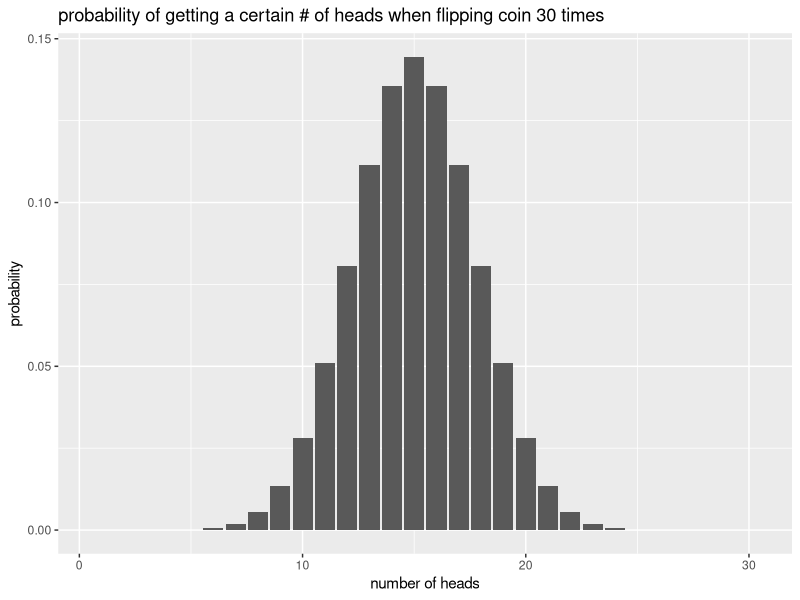
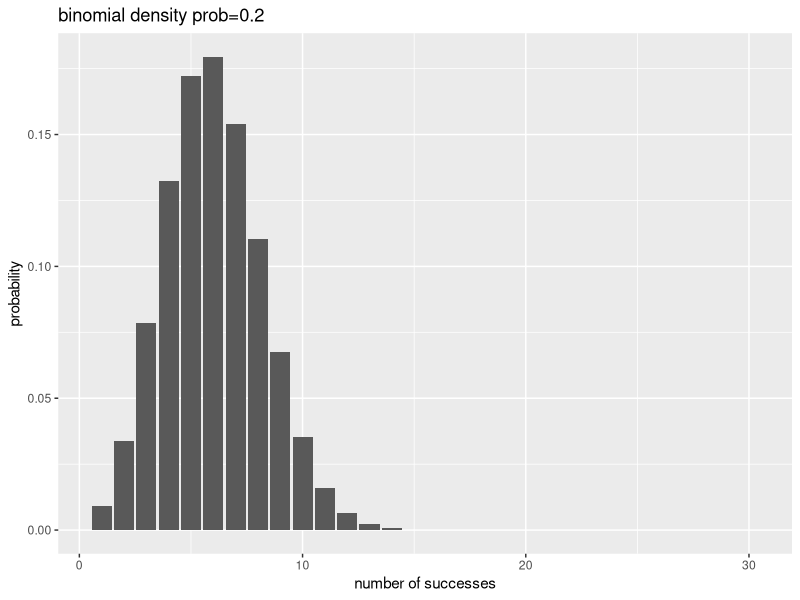
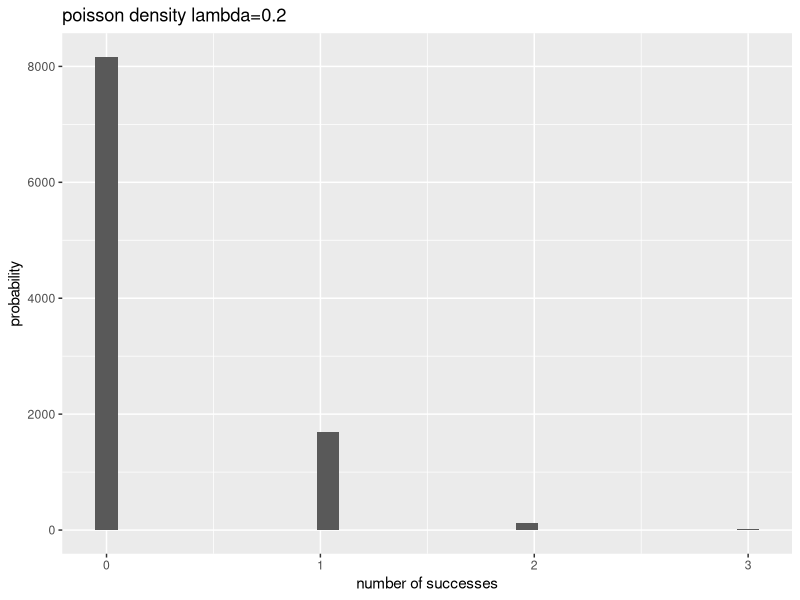
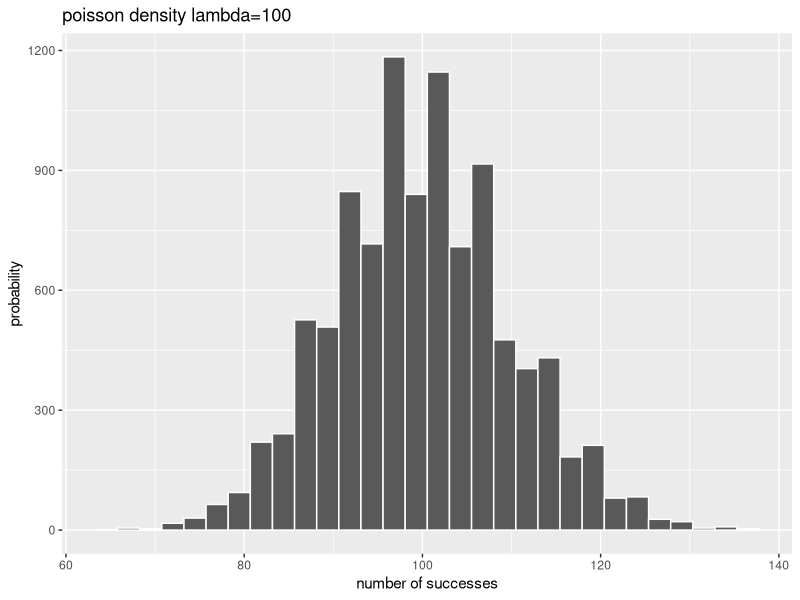
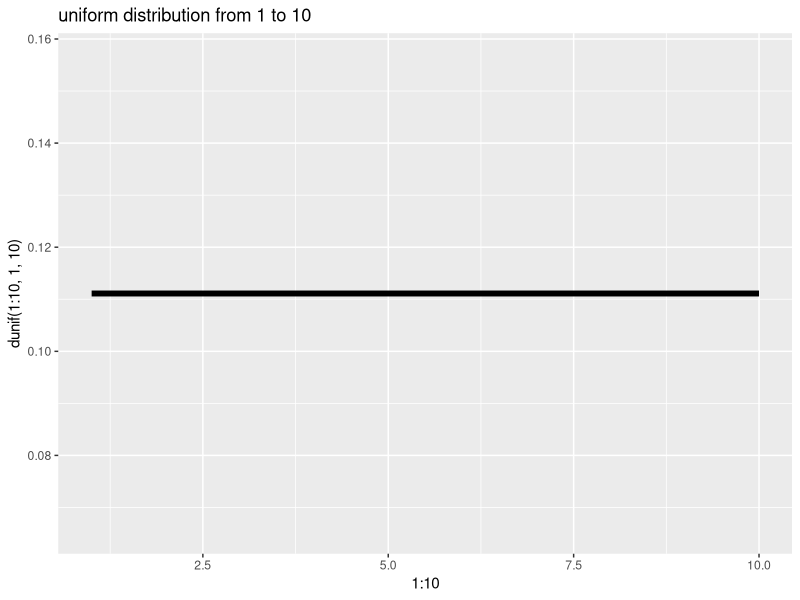
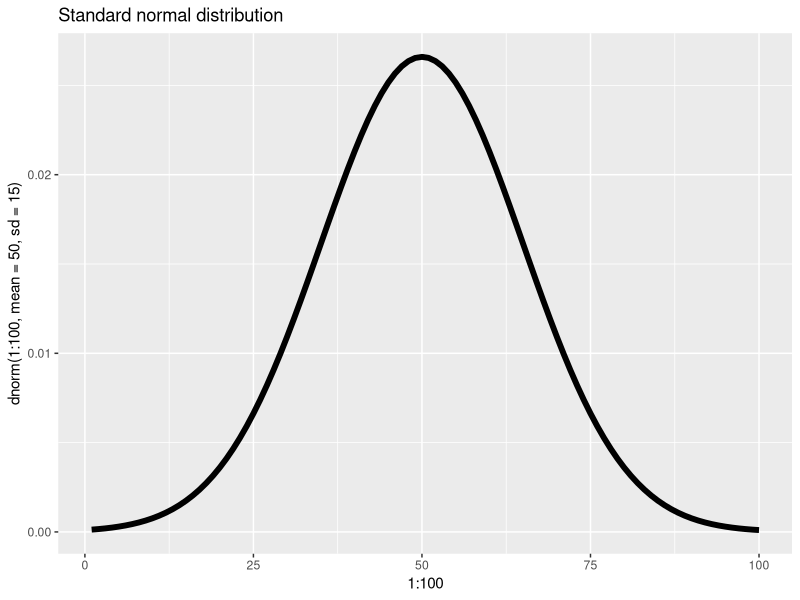
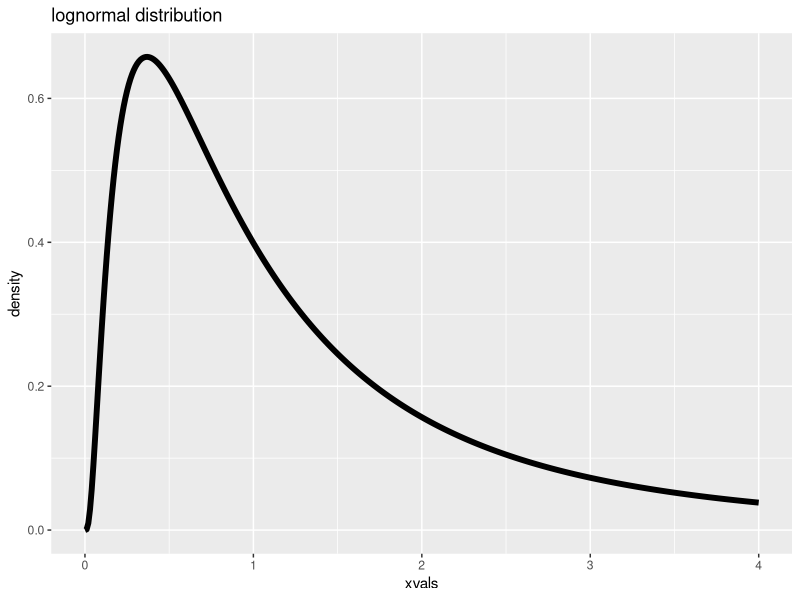
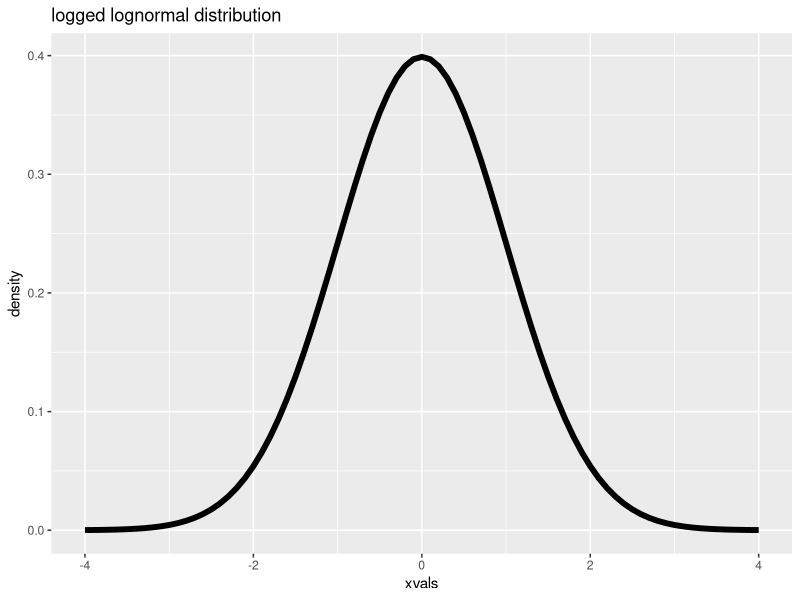

Write the R code that produced these figures, in order.
## ---- chunk 1
library(ggplot2)
## ---- chunk 2
ggplot() + 
  geom_bar(aes(x=1:30, y=dbinom(1:30, 30, prob = 0.5)), stat="identity") + 
  labs(title="probability of getting a certain # of heads when flipping coin 30 times",
       x="number of heads",
       y="probability") 

## ---- chunk 3
ggplot() + 
  geom_bar(aes(x=1:30, y=dbinom(1:30, 30, prob = 0.2)), stat="identity") + 
  labs(title="binomial density prob=0.2",
       x="number of successes",
       y="probability")
## ---- chunk 4
qplot(x=rpois(10000,lambda = 0.2), main="lambda = 0.2") + 
  labs(title="poisson density lambda=0.2",
       x="number of successes",
       y="probability")
## ---- chunk 5
qplot(x=rpois(10000, lambda = 100), 
      main="lambda = 30", color=I("white")) + 
    labs(title="poisson density lambda=100",
       x="number of successes",
       y="probability")
## ---- chunk 6
qplot(x=1:10, y=dunif(1:10, 1, 10), main="uniform distribution from 1 to 10", geom="line", size=I(2))
## ---- chunk 7
qplot(x=1:100, y=dnorm(1:100, mean=50, sd=15), main="Standard normal distribution", geom="line", size=I(2))
## ---- chunk 8
xvals <- seq(0,4, by=0.01)
lnorm <- dlnorm(xvals, meanlog = 0, sdlog = 1)

qplot(xvals, y=lnorm, main="lognormal distribution", geom="line", size=I(2)) + labs(y="density")
qplot(seq(-4, 4, by=0.1), y=dnorm(seq(-4, 4, by=0.1), 0, 1), main="logged lognormal distribution", geom="line", size=I(2)) + labs(x="xvals", y="density")
## ---- chunk 9
xvals <- seq(0, 10, by=0.05); qplot(x=xvals, y=dexp(xvals, rate=2), geom="line", size=I(2))
## ---- chunk 10
sim <- rbinom(n = 5000, size=5000, prob = 0.5)
qplot(sim, main="binomial distribution p = 0.5")
## ---- chunk 11
library(ggplot2)
library(gridExtra)
dens <- qplot(x=1:100, y=dnorm(x=1:100, mean=60, sd=20), geom="line", size=I(2))  + labs(x="x", y="density", title="density")
cum <- qplot(x=1:100, y=pnorm(q=1:100, mean=60, sd=20), geom="line", size=I(2))  + labs(x="x", y="cumulative prob", title="cumulative prob")
grid.arrange(dens, cum)
## ---- chunk 12
pnorm(q = 5, mean = 10, sd = 1.5)
## ---- chunk 13
set.seed(1237)
grades <- rnorm(1000, mean=75, sd=10)
## ---- chunk 14
qplot(grades)
## ---- chunk 15
ninety_percentile <- qnorm(0.9, mean=75, sd = 10)
qplot(grades, main="grades distribution with 90th percentile indicated") + 
  geom_vline(xintercept=ninety_percentile, color="red")
## ---- chunk 16
sum(grades <= ninety_percentile) / length(grades)
## ---- chunk 17
qqnorm(rnorm(1000))
## ---- chunk 18
qqnorm(rnorm(1000)^2)
qqnorm(rnorm(1000)^3)
## ---- chunk 19
shapiro.test(rnorm(1000))
shapiro.test(rnorm(1000)^2)
